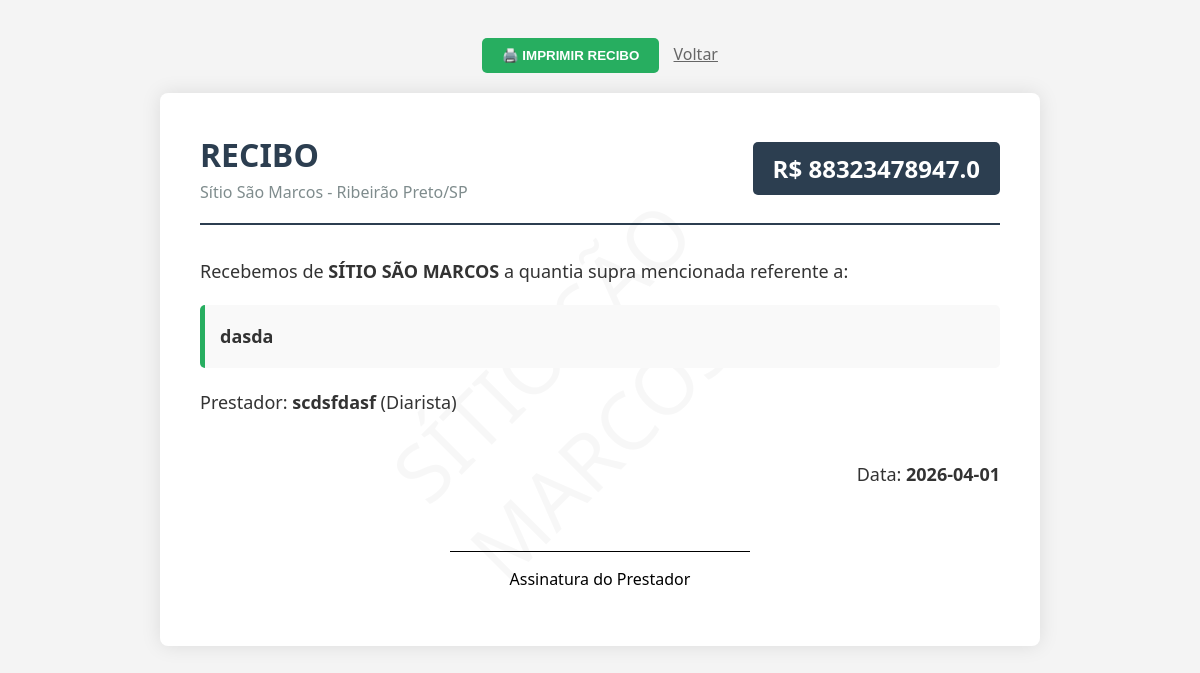
The page /gerar_recibo/1 (signed in) on the database its author committed.
### tables this page shows
CREATE TABLE pessoal (
            id INTEGER PRIMARY KEY AUTOINCREMENT,
            data TEXT,
            nome_funcionario TEXT,
            tipo_contrato TEXT, 
            atividade_realizada TEXT,
            valor_pago REAL
        );

### app.py (the view)
@app.route('/gerar_recibo/<int:id>')
def gerar_recibo(id):
    verificar_admin()
    dado = conectar_banco().execute('SELECT * FROM pessoal WHERE rowid = ?', (id,)).fetchone()
    return render_template('recibo.html', dado=dado)

### app.py (called while the page is built)
def conectar_banco():
    conexao = sqlite3.connect('banco.db')
    conexao.row_factory = sqlite3.Row
    return conexao

def verificar_admin():
    if session.get('nivel') != 'admin':
        abort(403)

### templates/recibo.html (shortened to what this page needs)
<!DOCTYPE html>
<html lang="pt-BR">
<head>
</head>
<body>
    <div style="text-align: center; margin-bottom: 20px;" class="btn-print">
        <button onclick="window.print()" style="padding: 10px 20px; cursor: pointer; background: #27ae60; color: white; border: none; border-radius: 5px; font-weight: bold;">🖨️ IMPRIMIR RECIBO</button>
        <a href="/relatorio_pessoal" style="margin-left: 10px; color: #666;">Voltar</a>
    </div>
    <div class="recibo-container">
        <div class="watermark">SÍTIO SÃO MARCOS</div>
        <div class="header">
            <div>
                <h1 style="margin: 0; color: #2c3e50;">RECIBO</h1>
                <p style="margin: 5px 0 0 0; color: #7f8c8d;">Sítio São Marcos - Ribeirão Preto/SP</p>
            </div>
            <div class="valor-box">R$ {{ dado.valor_pago }}</div>
        </div>
        <div class="content">
            <p>Recebemos de <b>SÍTIO SÃO MARCOS</b> a quantia supra mencionada referente a:</p>
            <p style="background: #f9f9f9; padding: 15px; border-radius: 5px; border-left: 5px solid #27ae60;">
                <b>{{ dado.atividade_realizada }}</b>
            </p>
            <p>Prestador: <b>{{ dado.nome_funcionario }}</b> ({{ dado.tipo_contrato }})</p>
            <p style="text-align: right; margin-top: 40px;">Data: <b>{{ dado.data }}</b></p>
        </div>
        <div class="signature-area">
            <div class="line"></div>
            <p>Assinatura do Prestador</p>
        </div>
    </div>
</body>
</html>

### templates/recibo.html (style rules this page uses)
body { font-family: 'Segoe UI', Arial, sans-serif; background-color: #f4f4f4; padding: 30px; }
.recibo-container { background: white; padding: 40px; border-radius: 8px; box-shadow: 0 0 20px rgba(0,0,0,0.1); max-width: 800px; margin: auto; position: relative; }
.watermark { position: absolute; top: 50%; left: 50%; transform: translate(-50%, -50%) rotate(-45deg); font-size: 80px; color: rgba(0,0,0,0.03); z-index: 0; pointer-events: none; }
.header { border-bottom: 2px solid #2c3e50; padding-bottom: 20px; margin-bottom: 30px; display: flex; justify-content: space-between; align-items: center; }
.valor-box { background: #2c3e50; color: white; padding: 10px 20px; border-radius: 5px; font-size: 24px; font-weight: bold; }
.content { font-size: 18px; line-height: 1.8; color: #333; z-index: 1; position: relative; }
.signature-area { margin-top: 60px; text-align: center; }
.line { border-top: 1px solid #000; width: 300px; margin: 10px auto; }

### rows shown on the page
pessoal: valor_pago "88323478947.0", atividade_realizada "dasda", nome_funcionario "scdsfdasf", tipo_contrato "Diarista", data "2026-04-01"
